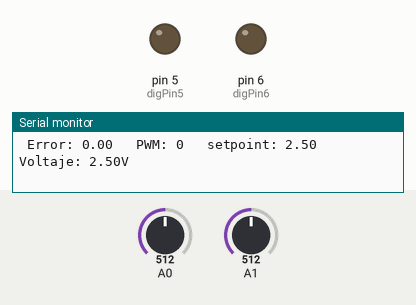
The sketch below on a simulated Arduino Uno, built with avr-gcc and run on an emulated ATmega328P. On the bench: output pins drawn as LEDs (lit = HIGH), the last lines printed to the serial monitor. The test bench sets the inputs (shaded band); at power-on: A1 = 512, A0 = 512.

Above: at 1.2 s.
1.3 s: A1 set to 716
At 2.5 s:
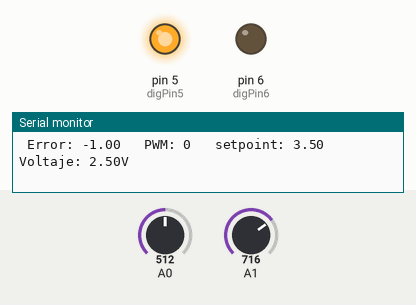
2.8 s: A0 set to 900
At 4.0 s:
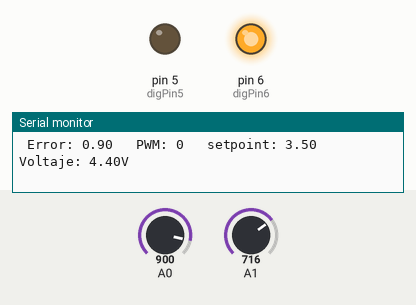
4.3 s: A0 set to 716
At 4.7 s:
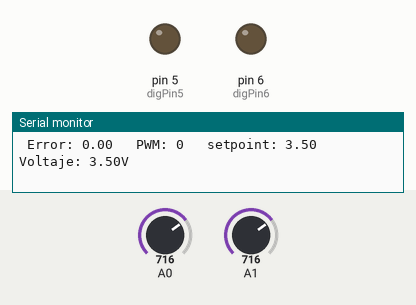
7.3 s: A1 set to 900
At 8.3 s:
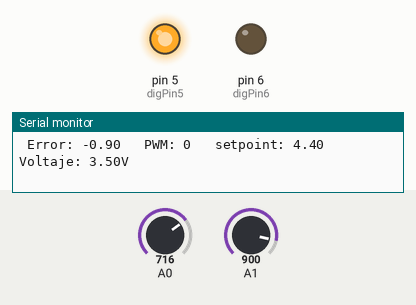
10.3 s: A1 set to 511
At 11.5 s:
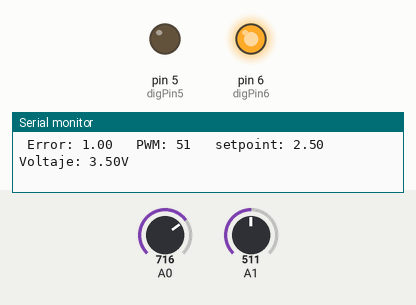
Timing chart, 0 to 13.3 s (numbered marks = the images above; inputs shaded):
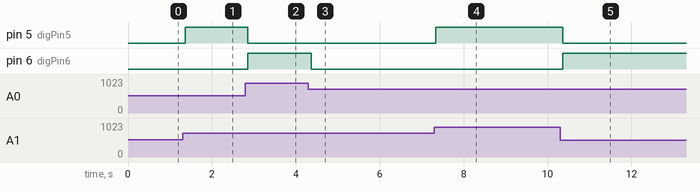

The sketch:

Controlador-On_Off.ino
```cpp
unsigned int Ts=20000; // Periodo de muestreo [us]
unsigned int t, t0;
int valor = 0,valor2=0;      // Variable donde almacenaremos el valor del potenciómetro
float voltaje = 0;  // Variable para almacenar el voltaje
int digPin5 = 5; // pin digital 5
int digPin6 = 6; // pin digital 6
int pot2;
float setpoint, k=1;
float error, voltajeinicial;
int PWM;
//----------------------------------------------------------------------------------------

void setup() {
  // put your setup code here, to run once:
  pinMode(digPin5, OUTPUT);     // pin en modo salida
  pinMode(digPin6, OUTPUT);     // pin en modo salida
  Serial.begin(9600);
  t0=micros();

  valor2 = analogRead(A0);           // Leemos del pin A0 valor
  voltajeinicial = (valor2*5.00/1023.00);   // Calculamos el voltaje
}
//----------------------------------------------------------------------------------------

void loop() {
  // put your main code here, to run repeatedly:
  t=micros();

  if(t - t0 >= Ts){

   Planta();
  // printSerial();
    t0 = t;
  }

}

//----------------------------------------------------------------------------------------
//Funciones
void printSerial(){
  Serial.print("Ts: ");
  //Serial.print((t-t0)/1000);
  Serial.println(" [ms]");
}

//----------------------------------------------------------------------------------------

void Planta(){

   pot2= analogRead(A1);
   setpoint=(pot2*5.00/1023.00);

    valor = analogRead(A0);           // Leemos del pin A0 valor
    voltaje = (valor*5.00/1023.00);   // Calculamos el voltaje
    Serial.print(" Voltaje: ");
    Serial.print(voltaje);
    Serial.println("V");
    //delay(100);
   error=-k*(setpoint - voltaje);
   PWM=map(abs(error),0,5,0,255);

   if (PWM>=255){
    PWM=255;
   }
        if (error>0){
        digitalWrite(digPin6, HIGH); // asigna el valor HIGH al pin
        digitalWrite(digPin5, LOW); // asigna el valor LOW al pin
        //delay(100);
        }

        if (error<0){
        digitalWrite(digPin5, HIGH); // asigna el valor HIGH al pin
        digitalWrite(digPin6, LOW); // asigna el valor LOW al pin
        //delay(100);
        }

        if (error==0){
        digitalWrite(digPin5, LOW); // asigna el valor HIGH al pin
        digitalWrite(digPin6, LOW); // asigna el valor LOW al pin
        //delay(100);
        }
   Serial.print("\n Error: ");
  Serial.print(error);

     Serial.print("   PWM: ");
  Serial.print(PWM);

  Serial.print("   setpoint: ");
  Serial.print(setpoint);
}
```

Measured:
- after the input at 1.3 s, pin 5 (digPin5): LOW → HIGH after 0.07 s
- after the input at 2.8 s, pin 5 (digPin5): HIGH → LOW after 0.05 s; pin 6 (digPin6): LOW → HIGH after 0.05 s
- after the input at 4.3 s, pin 6 (digPin6): HIGH → LOW after 0.07 s
- after the input at 7.3 s, pin 5 (digPin5): LOW → HIGH at once
- after the input at 10.3 s, pin 5 (digPin5): HIGH → LOW after 0.06 s; pin 6 (digPin6): LOW → HIGH after 0.06 s
